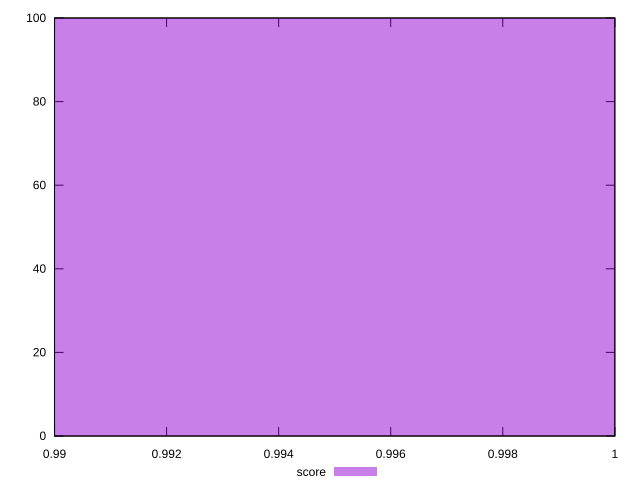

This chart was generated by the following gnuplot code:
reset

$score <<EOF
1 100
EOF

set key outside below
set boxwidth 0.1
set xrange [0.99:1]
set yrange [0:100]
set trange [0:100]
set style fill transparent solid 0.5 noborder
set terminal svg size 640, 490 enhanced background rgb 'white'
set output "report_00017_2021-02-10T15-08-03.406Z/total-blocking-time/samples/pages+cached+noadtech+nomedia/score/histogram.svg"

plot $score title "score" with boxes

reset
